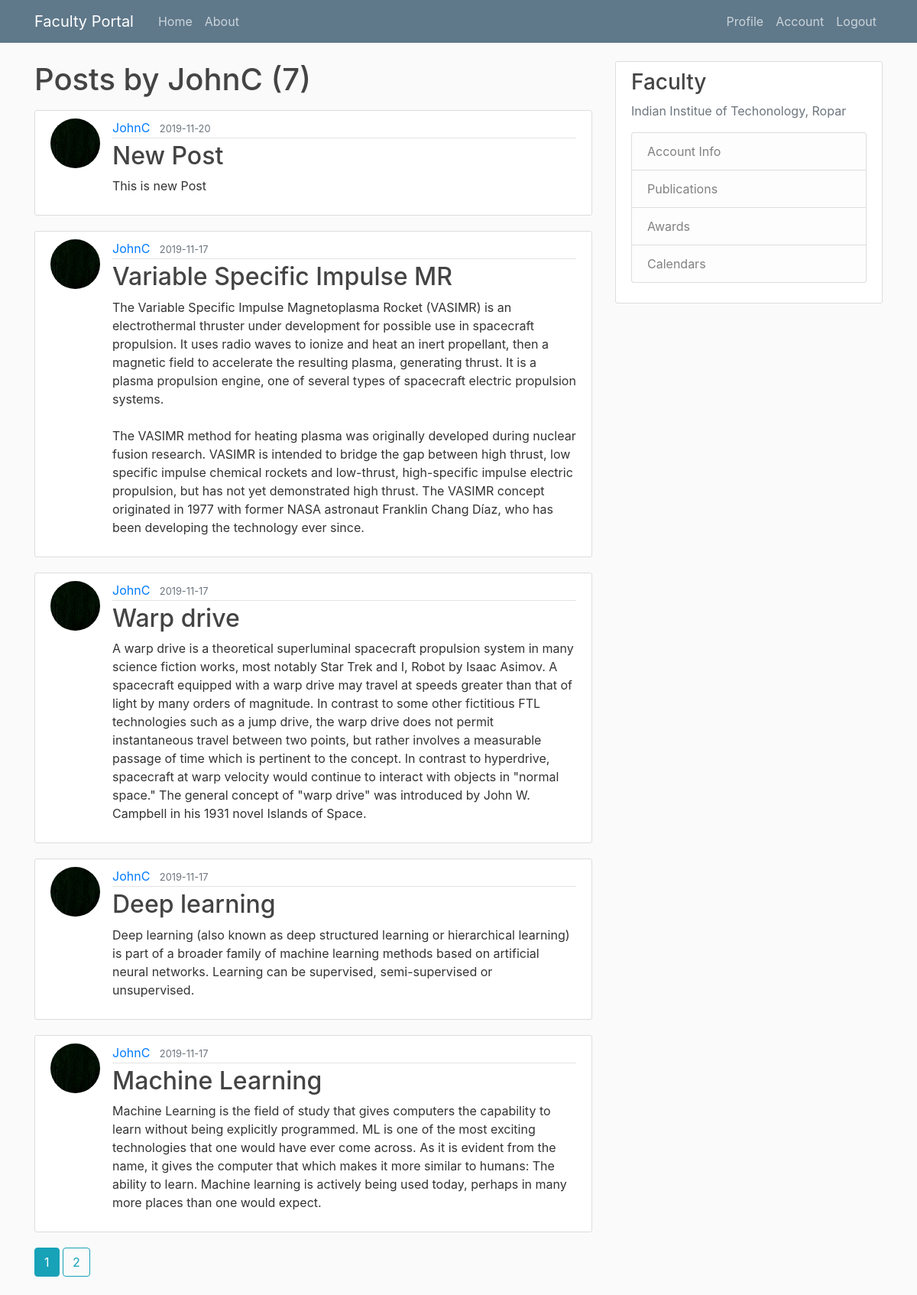
/user/JohnC (signed in), run on the app's committed database.
### facultyportal/models.py (models this page shows, shortened)
class User(db.Model, UserMixin):
    id = db.Column(db.Integer, primary_key=True)
    username = db.Column(db.String(20), unique=True, nullable=False)
    email = db.Column(db.String(120), unique=True, nullable=False)
    image_file = db.Column(db.String(20), nullable=False, default='default.jpg')
    password = db.Column(db.String(60), nullable=False)
    posts = db.relationship('Post', backref='author', lazy=True)

class Post(db.Model):
    id = db.Column(db.Integer, primary_key=True)
    title = db.Column(db.String(100), nullable=False)
    date_posted = db.Column(db.DateTime, nullable=False, default=datetime.utcnow)
    content = db.Column(db.Text, nullable=False)
    user_id= db.Column(db.Integer, db.ForeignKey('user.id'), nullable=False)

### facultyportal/users/routes.py (the view)
@users.route("/user/<string:username>")
def user_posts(username):
    page = request.args.get('page', 1, type=int)
    user = User.query.filter_by(username=username).first_or_404()
    posts = Post.query.filter_by(author=user)\
        .order_by(Post.date_posted.desc())\
        .paginate(page=page, per_page=5)
    return render_template("user_posts.html", posts=posts, user=user)

### facultyportal/models.py (called while the page is built)
@login_manager.user_loader
def load_user(user_id):
    return User.query.get(int(user_id))

### facultyportal/templates/user_posts.html
{% extends "layout.html" %}
{% block content %}
<h1 class="mb-3">Posts by {{ user.username }} ({{ posts.total }}) </h1>
    {% for post in posts.items %}
        <article class="media content-section">
            <img class="rounded-circle article-img" src="{{ url_for('static', filename='profile_pics/' + post.author.image_file) }}">
            <div class="media-body">
                <div class="article-metadata">
                    <a class="mr-2" href="{{ url_for('users.user_posts', username=post.author.username) }}">{{ post.author.username }}</a>
                    <small class="text-muted">{{ post.date_posted.strftime('%Y-%m-%d') }}</small>
                </div>
                <h2><a class="article-title" href="{{ url_for('posts.post', post_id=post.id) }}">{{ post.title }}</a></h2>
                <p class="article-content">{{ post.content }}</p>
            </div>
        </article>
    {% endfor %}
    {% for page_num in posts.iter_pages(left_edge=1, right_edge=1, left_current=1, right_current=2) %}
        {% if page_num %}
            {% if posts.page == page_num %}
                <a class="btn btn-info mb-4" href="{{ url_for('users.user_posts', username=user.username, page=page_num) }}"> {{ page_num }} </a>
            {% else %}
            <a class="btn btn-outline-info mb-4" href="{{ url_for('users.user_posts', username=user.username, page=page_num) }}"> {{ page_num }} </a>
            {% endif %}
        {% else %}
            ...
        {% endif %}
    {% endfor %}
{% endblock content %}

### facultyportal/static/main.css (style rules this page uses)
body { background: #fafafa; color: #333333; margin-top: 5rem; }
h1, h2, h3, h4, h5, h6 { color: #444444; }
.content-section { background: #ffffff; padding: 10px 20px; border: 1px solid #dddddd; border-radius: 3px; margin-bottom: 20px; }
.article-title { color: #444444; }
.article-content { white-space: pre-line; }
.article-img { height: 65px; width: 65px; margin-right: 16px; }
.article-metadata { padding-bottom: 1px; margin-bottom: 4px; border-bottom: 1px solid #e3e3e3 }

### data on the page
User: username "JohnC"
Post: image_file (picture), author.username "JohnC", date_posted "2019-11-20", title "New Post", content "This is new Post"
Post: image_file (picture), author.username "JohnC", date_posted "2019-11-17", title "Variable Specific Impulse MR", content "The Variable Specific Impulse Magnetoplasma Rocket (VASIMR) is an electrothermal thruster under development for possible use in spacecraft propulsion. It uses radio waves to ionize and heat an inert propellant, then a magnetic field to accelerate the resulting plasma, generating thrust. It is a plasma propulsion engine, one of several types of spacecraft electric propulsion systems. The VASIMR method for heating plasma was originally developed during nuclear fusion research. VASIMR is intended to bridge the gap between high thrust, low specific impulse chemical rockets and low-thrust, high-specific impulse electric propulsion, but has not yet demonstrated high thrust. The VASIMR concept…"
Post: image_file (picture), author.username "JohnC", date_posted "2019-11-17", title "Warp drive", content "A warp drive is a theoretical superluminal spacecraft propulsion system in many science fiction works, most notably Star Trek and I, Robot by Isaac Asimov. A spacecraft equipped with a warp drive may travel at speeds greater than that of light by many orders of magnitude. In contrast to some other fictitious FTL technologies such as a jump drive, the warp drive does not permit instantaneous travel between two points, but rather involves a measurable passage of time which is pertinent to the concept. In contrast to hyperdrive, spacecraft at warp velocity would continue to interact with objects in \"normal space.\" The general concept of \"warp drive\" was introduced by John W. Campbell in his…"
Post: image_file (picture), author.username "JohnC", date_posted "2019-11-17", title "Deep learning", content "Deep learning (also known as deep structured learning or hierarchical learning) is part of a broader family of machine learning methods based on artificial neural networks. Learning can be supervised, semi-supervised or unsupervised."
Post: image_file (picture), author.username "JohnC", date_posted "2019-11-17", title "Machine Learning", content "Machine Learning is the field of study that gives computers the capability to learn without being explicitly programmed. ML is one of the most exciting technologies that one would have ever come across. As it is evident from the name, it gives the computer that which makes it more similar to humans: The ability to learn. Machine learning is actively being used today, perhaps in many more places than one would expect."

### other printed values
{{ posts.total }} "7"
{{ page_num }} "1"
{{ page_num }} "2"
